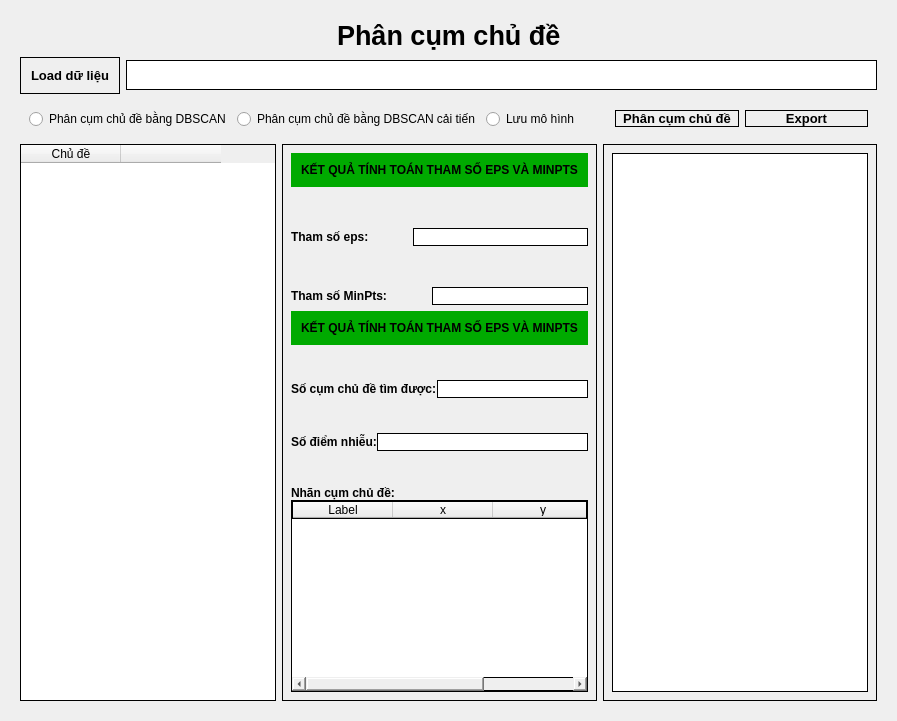
         <widget class="QWidget" name="filter_page">
          <layout class="QGridLayout" name="gridLayout_7">
           <item row="0" column="0">
            <widget class="QWidget" name="widget_10" native="true">
             <property name="styleSheet">
              <string notr="true">QPushButton {
	border-style: outset;
    border-width: 1px;
    border-color: black;
}

QLineEdit {
	border-style: outset;
    border-width: 1px;
    border-color: #fff3;
}</string>
             </property>
             <layout class="QGridLayout" name="gridLayout_6">
              <item row="0" column="0">
               <layout class="QHBoxLayout" name="horizontalLayout_22">
                <item>
                 <spacer name="horizontalSpacer_5">
                  <property name="orientation">
                   <enum>Qt::Orientation::Horizontal</enum>
                  </property>
                  <property name="sizeHint" stdset="0">
                   <size>
                    <width>238</width>
                    <height>20</height>
                   </size>
                  </property>
                 </spacer>
                </item>
                <item>
                 <widget class="QLabel" name="label_17">
                  <property name="font">
                   <font>
                    <pointsize>20</pointsize>
                    <bold>true</bold>
                   </font>
                  </property>
                  <property name="text">
                   <string>Phân cụm chủ đề</string>
                  </property>
                 </widget>
                </item>
                <item>
                 <spacer name="horizontalSpacer_6">
                  <property name="orientation">
                   <enum>Qt::Orientation::Horizontal</enum>
                  </property>
                  <property name="sizeHint" stdset="0">
                   <size>
                    <width>238</width>
                    <height>20</height>
                   </size>
                  </property>
                 </spacer>
                </item>
               </layout>
              </item>
              <item row="1" column="0">
               <layout class="QHBoxLayout" name="horizontalLayout_23">
                <item>
                 <widget class="QPushButton" name="pushButton_7">
                  <property name="font">
                   <font>
                    <pointsize>10</pointsize>
                    <bold>true</bold>
                   </font>
                  </property>
                  <property name="styleSheet">
                   <string notr="true">padding: 10px</string>
                  </property>
                  <property name="text">
                   <string>Load dữ liệu</string>
                  </property>
                 </widget>
                </item>
                <item>
                 <widget class="QLineEdit" name="lineEdit_10">
                  <property name="styleSheet">
                   <string notr="true">padding: 6px</string>
                  </property>
                 </widget>
                </item>
               </layout>
              </item>
              <item row="2" column="0">
               <widget class="QWidget" name="widget_11" native="true">
                <layout class="QHBoxLayout" name="horizontalLayout_24">
                 <item>
                  <widget class="QRadioButton" name="radioButton_10">
                   <property name="text">
                    <string>Phân cụm chủ đề bằng DBSCAN</string>
                   </property>
                  </widget>
                 </item>
                 <item>
                  <widget class="QRadioButton" name="radioButton_11">
                   <property name="text">
                    <string>Phân cụm chủ đề bằng DBSCAN cải tiến</string>
                   </property>
                  </widget>
                 </item>
                 <item>
                  <widget class="QRadioButton" name="radioButton_14">
                   <property name="text">
                    <string>Lưu mô hình</string>
                   </property>
                  </widget>
                 </item>
                 <item>
                  <widget class="QPushButton" name="pushButton_9">
                   <property name="font">
                    <font>
                     <pointsize>10</pointsize>
                     <bold>true</bold>
                    </font>
                   </property>
                   <property name="styleSheet">
                    <string notr="true"/>
                   </property>
                   <property name="text">
                    <string>Phân cụm chủ đề</string>
                   </property>
                  </widget>
                 </item>
                 <item>
                  <widget class="QPushButton" name="pushButton_10">
                   <property name="font">
                    <font>
                     <pointsize>10</pointsize>
                     <bold>true</bold>
                    </font>
                   </property>
                   <property name="styleSheet">
                    <string notr="true"/>
                   </property>
                   <property name="text">
                    <string>Export</string>
                   </property>
                  </widget>
                 </item>
                </layout>
               </widget>
              </item>
              <item row="3" column="0">
               <layout class="QHBoxLayout" name="horizontalLayout_29">
                <item>
                 <widget class="QTableWidget" name="tableWidget_3">
                  <property name="styleSheet">
                   <string notr="true">QTableWidget {
	border-style: outset;
    border-width: 1px;
    border-color: black;
}</string>
                  </property>
                  <column>
                   <property name="text">
                    <string>Chủ đề</string>
                   </property>
                  </column>
                  <column>
                   <property name="text">
                    <string/>
                   </property>
                  </column>
                 </widget>
                </item>
                <item>
                 <widget class="QWidget" name="widget_12" native="true">
                  <property name="styleSheet">
                   <string notr="true">QLineEdit{
	border-style: outset;
    border-width: 1px;
    border-color: black;
}

QWidget{
	border-style: outset;
    border-width: 1px;
    border-color: black;
}

QLabel{
	border: none;
}</string>
                  </property>
                  <layout class="QVBoxLayout" name="verticalLayout_12">
                   <item>
                    <layout class="QVBoxLayout" name="verticalLayout_6">
                     <property name="spacing">
                      <number>41</number>
                     </property>
                     <property name="sizeConstraint">
                      <enum>QLayout::SizeConstraint::SetDefaultConstraint</enum>
                     </property>
                     <item>
                      <widget class="QLabel" name="label_18">
                       <property name="font">
                        <font>
                         <bold>true</bold>
                        </font>
                       </property>
                       <property name="styleSheet">
                        <string notr="true">background-color: rgb(0, 170, 0);
padding: 10px;</string>
                       </property>
                       <property name="text">
                        <string>KẾT QUẢ TÍNH TOÁN THAM SỐ EPS VÀ MINPTS</string>
                       </property>
                       <property name="alignment">
                        <set>Qt::AlignmentFlag::AlignCenter</set>
                       </property>
                      </widget>
                     </item>
                     <item>
                      <layout class="QHBoxLayout" name="horizontalLayout_25">
                       <item>
                        <widget class="QLabel" name="label_19">
                         <property name="font">
                          <font>
                           <bold>true</bold>
                          </font>
                         </property>
                         <property name="text">
                          <string>Tham số eps: </string>
                         </property>
                        </widget>
                       </item>
                       <item>
                        <widget class="QLineEdit" name="lineEdit_11"/>
                       </item>
                      </layout>
                     </item>
                     <item>
                      <layout class="QHBoxLayout" name="horizontalLayout_26">
                       <item>
                        <widget class="QLabel" name="label_20">
                         <property name="font">
                          <font>
                           <bold>true</bold>
                          </font>
                         </property>
                         <property name="text">
                          <string>Tham số MinPts: </string>
                         </property>
                        </widget>
                       </item>
                       <item>
                        <widget class="QLineEdit" name="lineEdit_12"/>
                       </item>
                      </layout>
                     </item>
                    </layout>
                   </item>
                   <item>
                    <layout class="QGridLayout" name="gridLayout_5">
                     <property name="verticalSpacing">
                      <number>35</number>
                     </property>
                     <item row="0" column="0">
                      <widget class="QLabel" name="label_21">
                       <property name="font">
                        <font>
                         <bold>true</bold>
                        </font>
                       </property>
                       <property name="styleSheet">
                        <string notr="true">background-color: rgb(0, 170, 0);
padding: 10px;</string>
                       </property>
                       <property name="text">
                        <string>KẾT QUẢ TÍNH TOÁN THAM SỐ EPS VÀ MINPTS</string>
                       </property>
                       <property name="alignment">
                        <set>Qt::AlignmentFlag::AlignCenter</set>
                       </property>
                      </widget>
                     </item>
                     <item row="1" column="0">
                      <layout class="QHBoxLayout" name="horizontalLayout_27">
                       <item>
                        <widget class="QLabel" name="label_22">
                         <property name="font">
                          <font>
                           <bold>true</bold>
                          </font>
                         </property>
                         <property name="text">
                          <string>Số cụm chủ đề tìm được:</string>
                         </property>
                        </widget>
                       </item>
                       <item>
                        <widget class="QLineEdit" name="lineEdit_14"/>
                       </item>
                      </layout>
                     </item>
                     <item row="2" column="0">
                      <layout class="QHBoxLayout" name="horizontalLayout_28">
                       <item>
                        <widget class="QLabel" name="label_23">
                         <property name="font">
                          <font>
                           <bold>true</bold>
                          </font>
                         </property>
                         <property name="text">
                          <string>Số điểm nhiễu:</string>
                         </property>
                        </widget>
                       </item>
                       <item>
                        <widget class="QLineEdit" name="lineEdit_13"/>
                       </item>
                      </layout>
                     </item>
                     <item row="3" column="0">
                      <layout class="QVBoxLayout" name="verticalLayout_7">
                       <item>
                        <widget class="QLabel" name="label_24">
                         <property name="font">
                          <font>
                           <bold>true</bold>
                          </font>
                         </property>
                         <property name="text">
                          <string>Nhãn cụm chủ đề:</string>
                         </property>
                        </widget>
                       </item>
                       <item>
                        <widget class="QTableWidget" name="tableWidget_4">
                         <column>
                          <property name="text">
                           <string>Label</string>
                          </property>
                         </column>
                         <column>
                          <property name="text">
                           <string>x</string>
                          </property>
                         </column>
                         <column>
                          <property name="text">
                           <string>y</string>
                          </property>
                         </column>
                        </widget>
                       </item>
                      </layout>
                     </item>
                    </layout>
                   </item>
                  </layout>
                 </widget>
                </item>
                <item>
                 <widget class="QWidget" name="widget_13" native="true">
                  <property name="styleSheet">
                   <string notr="true">QLineEdit{
	border-style: outset;
    border-width: 1px;
    border-color: black;
}

QWidget{
	border-style: outset;
    border-width: 1px;
    border-color: black;
}

QLabel{
	border: none;
}</string>
                  </property>
                  <layout class="QGridLayout" name="gridLayout_4">
                   <item row="0" column="0">
                    <widget class="QGraphicsView" name="graphicsView"/>
                   </item>
                  </layout>
                 </widget>
                </item>
               </layout>
              </item>
             </layout>
            </widget>
           </item>
          </layout>
         </widget>
